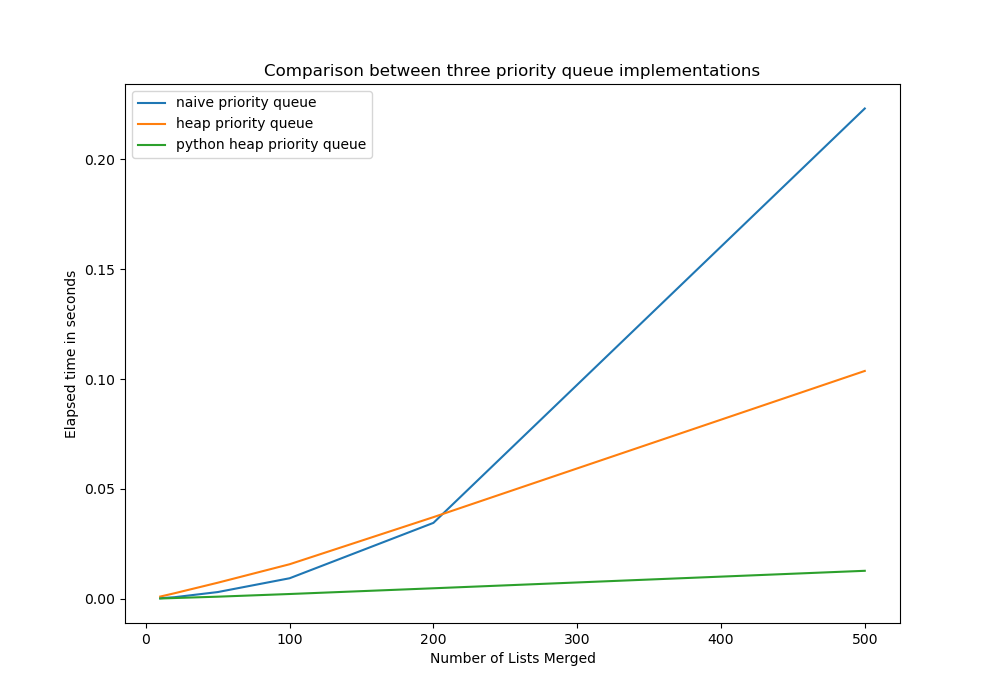

The script that saved this image:
import matplotlib.pyplot as plt
from P3 import NaivePriorityQueue, HeapPriorityQueue, PythonHeapPriorityQueue, timeit

ns_lst = [10, 20, 50, 100, 200, 500]
naive_time = timeit(pqclass=NaivePriorityQueue)
heap_time = timeit(pqclass=HeapPriorityQueue)
py_h_time = timeit(pqclass=PythonHeapPriorityQueue)

plt.figure(figsize=(10, 7))
plt.plot(ns_lst, naive_time, label="naive priority queue")
plt.plot(ns_lst, heap_time, label="heap priority queue")
plt.plot(ns_lst, py_h_time, label='python heap priority queue')
plt.xlabel('Number of Lists Merged')
plt.ylabel('Elapsed time in seconds')
plt.title('Comparison between three priority queue implementations')
plt.legend()
plt.savefig('P3-C.png')
